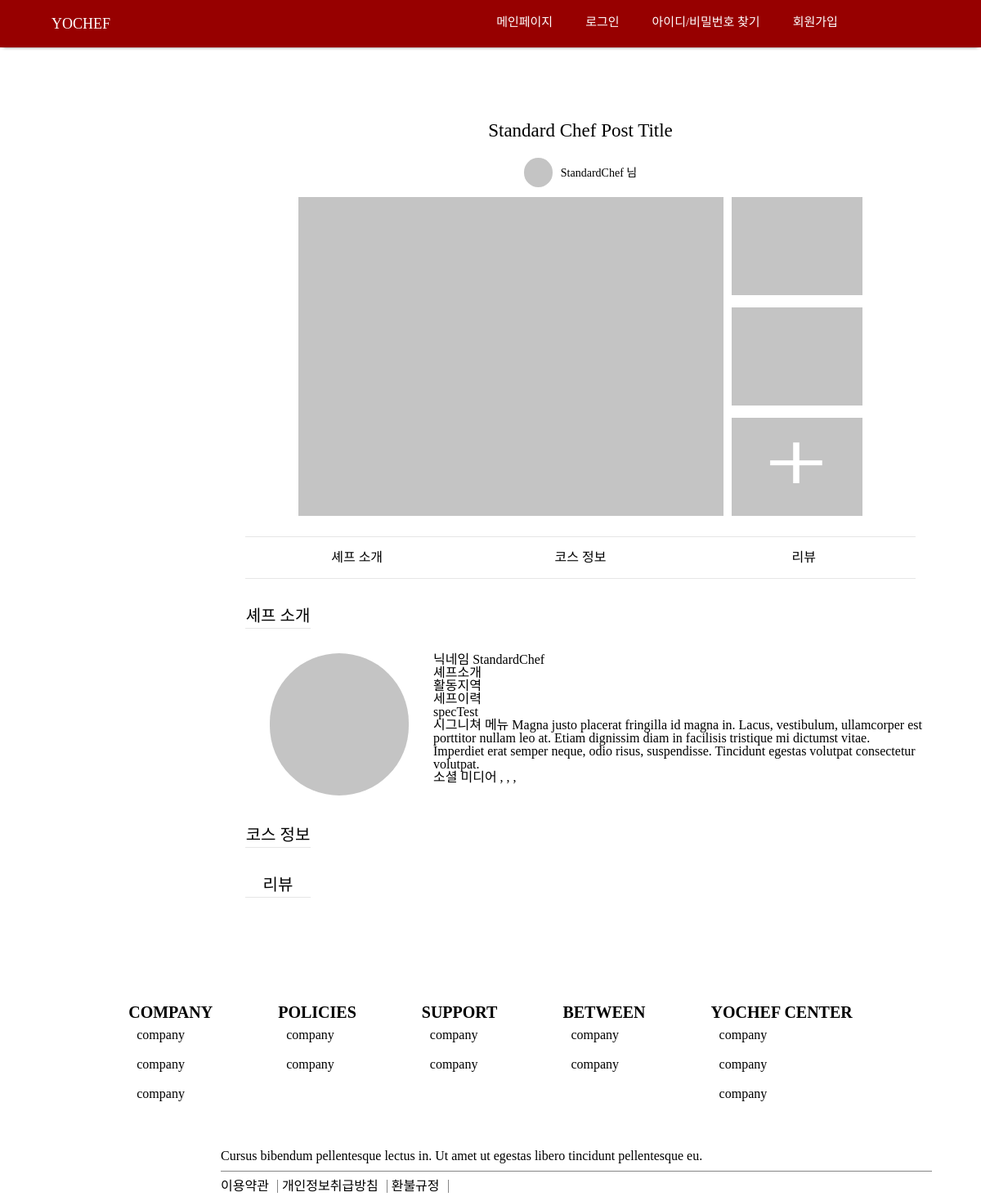
Before: /detail/1 with the older database file.
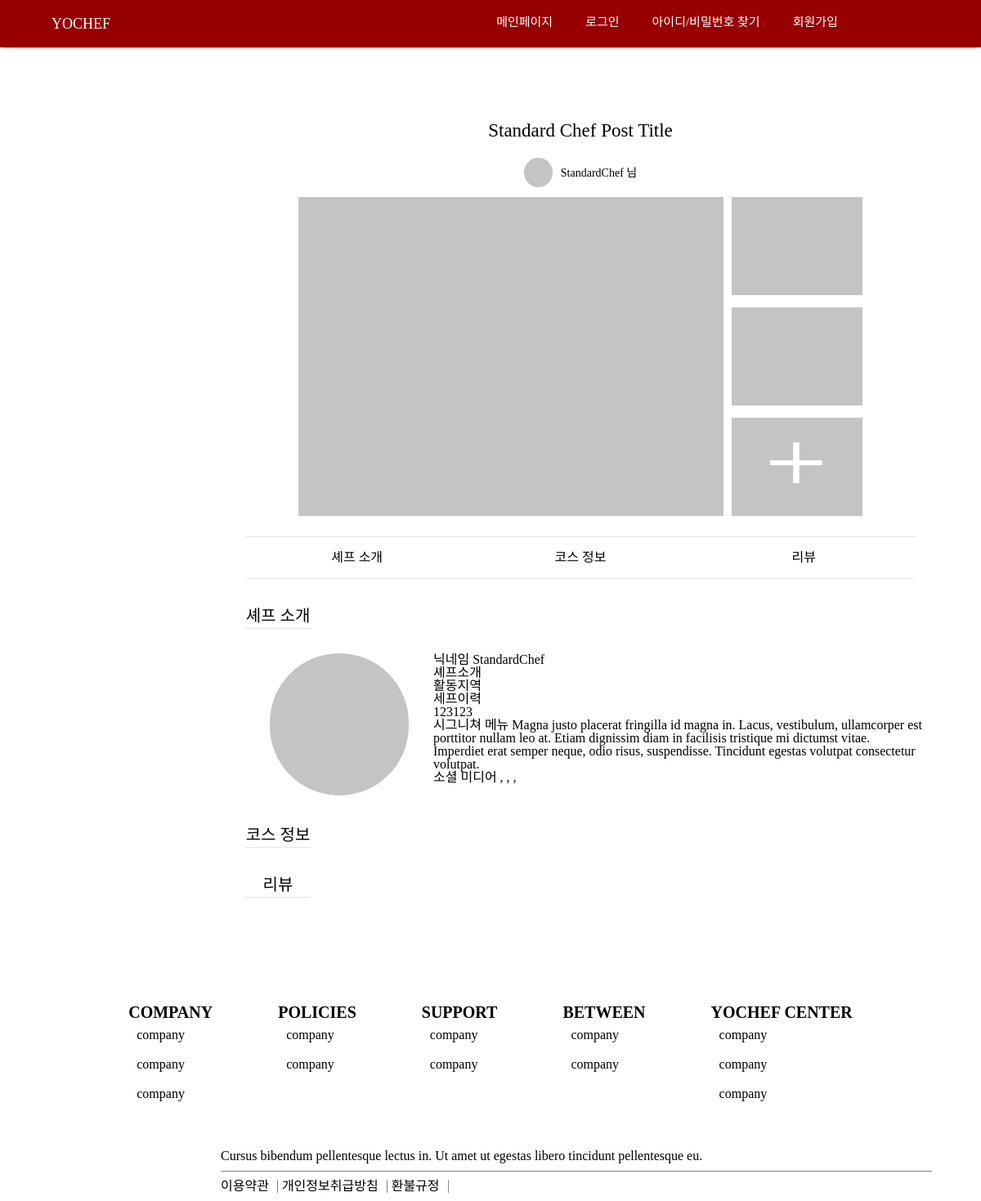
After: the same page with the newer database file.
### chef/models.py (models this page shows, shortened)
class Post(models.Model):
	chef = models.OneToOneField(Chef, on_delete=models.CASCADE)
	region = models.IntegerField(null=True)
	regionDetail = models.ForeignKey(RegionDetail, null=True, on_delete=models.SET_NULL)
	title = models.TextField(max_length=255, null=True)
	introduce = models.TextField(max_length=5000, null=True)
	category = models.IntegerField(null=True)		# 한식, 일식, 중식, 아시안, 양식, 채식
	notice = models.TextField(max_length=5000, null=True)
	movingPrice = models.IntegerField(default=0)
	isOpen = models.BooleanField(default=True)
	registerDate = models.DateTimeField(auto_now=True)

class Chef(models.Model):
	customer = models.OneToOneField('customer.Customer', on_delete=models.CASCADE)
	nickname = models.CharField(max_length=20, null=True)
	spec = models.TextField(max_length=5000, null=True)
	snsLink = models.TextField(max_length = 500, null=True)
	blogLink = models.TextField(max_length = 500, null=True)
	youtubeLink = models.TextField(max_length = 500, null=True)
	registerDate = models.DateTimeField(auto_now_add=True)
	region = models.IntegerField(null=True)
	regionDetail = models.ForeignKey(RegionDetail, null=True, on_delete=models.SET_NULL)
	isLicensed = models.BooleanField(default=False)
	isSubmitted = models.BooleanField(default=False)

### public/views.py (the view)
# urls.py: path('detail/<int:post_id>', detail, name="detail"),
def detail(request, post_id):
    post = Post.objects.get(id = post_id)
    return render(request, 'detail.html', {'post': post})

### public/templates/detail.html (shortened to what this page needs)
{% extends 'base.html' %}
{% load static %}
{% block style %}
<link rel="stylesheet" href="{% static 'css/detail.css' %}">
{% endblock %}
{% block content %}
    <main>
        <div class="mainContainer">
            <div class="mainContainer__profile">
                <div class="mainContainer__profile__title">
                    <span>{{post.title}}</span>
                </div>
                <div class="mainContainer__profile__chef">
                    <img src="{{profile_imgUrl}}" onerror="this.src=`{% static 'img/default.png' %}`">
                    <span>{{post.chef.nickname}} 님</span>
                </div>
                <div class="mainContainer__profile__dishImages">
                    <img src="{{post_coverImg}}" onerror="this.src=`{% static 'img/default.png' %}`">
                    <div class="ectImg">
                        <img src="{{img}}" onerror="this.src=`{% static 'img/default.png' %}`">
                        <img src="{{img}}" onerror="this.src=`{% static 'img/default.png' %}`">
                        <img src="{% static 'img/more.png' %}">
                    </div>
                </div>
            </div>
            <div class="tabs">
                <a href="#chefInfo">셰프 소개</a>
                <a href="#courseInfo">코스 정보</a>
                <a href="#review">리뷰</a>
            </div>
            <div class="mainContainer__chefInfo" id="chefInfo">
                <span>셰프 소개</span>
                <div class="mainBox__chefInfo">
                    <div class="mainBox__chefInfo__chefImage">
                        <img src="{{profile_imgUrl}}" onerror="this.src=`{% static 'img/default.png' %}`">
                    </div>
                    <div class="mainBox__chefInfo__chefDetail">
                        <ul>
                            <li>
                                <span>닉네임</span>
                                <span>{{post.chef.nickname}}</span>
                            </li>
                            <li>
                                <span>셰프소개</span>
                            </li>
                            <li>
                                <span>활동지역</span>
                            </li>
                            <li>
                                <span>세프이력</span>
                                <p>{{post.chef.spec}}</p>
                            </li>
                            <li>
                                <span>시그니쳐 메뉴</span>
                                <span>Magna justo placerat fringilla id magna in. Lacus, vestibulum, ullamcorper est porttitor nullam leo at. Etiam dignissim diam in facilisis tristique mi dictumst vitae. Imperdiet erat semper neque, odio risus, suspendisse.
                                    Tincidunt egestas volutpat consectetur volutpat.</span>
                            </li>
                            <li>
                                <span>소셜 미디어</span>
                                <span>{{post.chef.snsLink}}</span>
                                <span>{{post.chef.blogLink}}</span>
                                <span>{{post.chef.youtubeLink}}</span>
                            </li>
                        </ul>
                    </div>
                </div>
            </div>
            <div class="mainContainer__courseInfo" id="courseInfo">
                <span>코스 정보</span>
            </div>
            <div class="mainContainer__review" id="review">
                <span>리뷰</span>
            </div>
        </div>
    </main>
{% endblock %}

### yochef/templates/base.html (shortened to what this page needs)
<!DOCTYPE html>
<html lang="en">
{% load static %}
<head>
    {% load static %}
    <link rel="stylesheet" href="{% static 'css/base.css' %}" type="text/css">
    {% block style %}
    {% endblock %}
</head>
<body>
  <nav class="nav-container">
    <div class="nav__item nav--left"><a href="{% url 'main' %}">YOCHEF</a></div>
    {% if user.is_authenticated %}
      {% if user.customer.isChef %}
        {% if user.customer.currentVer == 1 %}
        <ul class="nav__item-container nav--middle">
          <li class="nav__item"><a href="{% url 'main' %}">메인페이지</a></li>
          <li class="nav__item"><a href="{% url 'editChefProfile' %}">셰프 정보 관리</a></li>
          <li class="nav__item"><a href="{% url 'logout' %}">로그아웃</a></li>
        </ul>
        {% else %}
        <ul class="nav__item-container nav--middle">
          <li class="nav__item"><a href="{% url 'main' %}">메인페이지</a></li>
          <li class="nav__item"><a href="">마이메뉴</a></li>
          <li class="nav__item"><a href="">쿠폰함</a></li>
          <li class="nav__item"><a href="{% url 'logout' %}">로그아웃</a></li>
        </ul>
        {% endif %}
        <li class="nav__item nav--right"><a href="{% url 'mypage' %}">{{user.customer.name}} 셰프님</a></li>
        <a class="nav__item nav--right" id="currentVer" href="{% url 'changePageVer' %}">버전</a>
      {% else %}
      <ul class="nav__item-container nav--middle">
        <li class="nav__item"><a href="{% url 'main' %}">메인페이지</a></li>
        <li class="nav__item"><a href="">마이메뉴</a></li>
        <li class="nav__item"><a href="">쿠폰함</a></li>
        <li class="nav__item"><a href="{% url 'registerChef' '1'%}">셰프등록</a></li>
        <li class="nav__item"><a href="{% url 'logout' %}">로그아웃</a></li>
      </ul>
      <a class="nav__item nav--right" href="{% url 'mypage' %}">{{user.customer.name}}님</a>
      {% endif %}
    {% else %}
    <ul class="nav__item-container nav--middle">
      <li class="nav__item"><a href="{% url 'main' %}">메인페이지</a></li>
      <li class="nav__item"><a href="{% url 'login' %}">로그인</a></li>
      <li class="nav__item"><a href="">아이디/비밀번호 찾기</a></li>
      <li class="nav__item"><a  href="{% url 'signup' %}">회원가입</a></li>
    </ul>
    {% endif %}
  </nav>
  <div class="contents">
    {% block content %}
    {% endblock %}
  </div>
  <footer id="footer">
    <div class="footer-link-container">
      <ul class="footer-container">
        <li><span class="footer-top">COMPANY</span></li>
        <li class="footer-item">company</li>
        <li class="footer-item">company</li>
        <li class="footer-item">company</li>
      </ul>
      <ul class="footer-container">
        <li><span class="footer-top">POLICIES</span></li>
        <li class="footer-item">company</li>
        <li class="footer-item">company</li>
      </ul>
      <ul class="footer-container">
        <li><span class="footer-top">SUPPORT</span></li>
        <li class="footer-item">company</li>
        <li class="footer-item">company</li>
      </ul>
      <ul class="footer-container">
        <li><span class="footer-top">BETWEEN</span></li>
        <li class="footer-item">company</li>
        <li class="footer-item">company</li>
      </ul>
      <ul class="footer-container">
        <li><span class="footer-top">YOCHEF CENTER</span></li>
        <li class="footer-item">company</li>
        <li class="footer-item">company</li>
        <li class="footer-item">company</li>
      </ul>
    </div>
    <div id="footer-bottom">
      <div class="footer-copyright-part">
        Cursus bibendum pellentesque lectus in. Ut amet ut egestas libero tincidunt pellentesque eu.
      </div>
      <div class="footer-bottom-container">
        <ul class="footer-bottom-link-item-container">
          <li class="footer-bottom-link-item"><a href="">이용약관</a></li>
          <li class="footer-bottom-link-item"><a href="">개인정보취급방침</a></li>
          <li class="footer-bottom-link-item"><a href="">환불규정</a></li>
        </ul>
      </div>
    </div>
  </footer>
</body>
</html>

### yochef/static/css/base.css (style rules this page uses)
html, body, div, span, applet, object, iframe, h1, h2, h3, h4, h5, h6, p, blockquote, pre, a, abbr, acronym, address, big, cite, code, del, dfn, em, img, ins, kbd, q, s, samp, small, strike, strong, sub, sup, tt, var, b, u, i, center, dl, dt, dd, ol, ul, li, fieldset, form, label, legend, table, caption, tbody, tfoot, thead, tr, th, td, article, aside, canvas, details, embed, figure, figcaption, footer, header, hgroup, menu, nav, output, ruby, section, summary, time, mark, audio, video { margin: 0; padding: 0; border: 0; font-size: 100%; font: inherit; vertical-align: baseline; }
article, aside, details, figcaption, figure, footer, header, hgroup, menu, nav, section { display: block; }
body { line-height: 1; }
ol, ul { list-style: none; }
main { margin: 90px 300px; }
img { border: 0; }
:root { --main-color: #BD0000; }
* { font-family: 'Arita-dotum-Medium'; }
html { height: 100%; }
body { margin: 0; padding: 0; height: 100%; display: flex; flex-direction: column; }
ul { list-style: none; }
a { text-decoration-line: none; color: black; }
.nav-container { width: 100%; background-color: #970000; box-shadow: 0 4px 4px -4px gray; display: flex; flex-direction: row; justify-content: space-between; }
.nav__item-container { width: 64%; display: flex; flex-direction: row; justify-content: center; }
.nav__item { display: inline-block; font-size: 15px; font: white; padding: 20px 20px; font-family: 'Arita-dotum-Medium'; }
.nav__item a { display: inline; color: white; text-decoration-line: none; position: inherit; }
.nav--left { float: left; margin-left: 43px; font-family: 'Arita-dotum-SemiBold'; font-size: 18px; }
#footer { flex-shrink: 0; margin-top: auto; }
.footer-link-container { display: flex; flex-direction: row; justify-content: center; align-items: flex-start; }
.footer-container { display: flex; flex-direction: column; justify-content: space-around; padding: 40px; }
.footer-top { font-size: 20px; font-weight: 700; }
.footer-item { padding: 10px; display: inline; }
#footer-bottom { display: inline; float: left; margin-left: 270px; }
.footer-copyright-part { display: inline-box; width: 860px; margin-top: 20; font-weight: 200; padding: 10px 10px 10px 0px; border-bottom: #868686 solid 0.5px; }
.footer-bottom-container { display: flex; flex-direction: row; }
.footer-bottom-link-item-container { display: flex; flex-direction: row; justify-content: flex-start; margin: 0px; padding: 0px; }
.footer-bottom-link-item { display: inline; padding: 0px 10px 0px 0px; margin: 10px 5px 10px 0px; border-right: #868686 solid 0.5px; }
.footer-bottom-link-item a { text-decoration: none; color: black; font-size: 16px; }
.contents { flex: 1; }

### public/static/css/detail.css (style rules this page uses)
.mainContainer__profile { min-width: 820px; }
.mainContainer__profile__title { font-size: 23px; display: flex; }
.mainContainer__profile__title > span { margin: 0 auto; }
.mainContainer__profile__chef { height: 40px; display: flex; margin: 20px 0 5px 0; }
.mainContainer__profile__chef > img { width: 35px; margin: auto 10px auto auto; border-radius: 35px; }
.mainContainer__profile__dishImages { display: flex; margin: 10px 0; }
.mainContainer__profile__dishImages > img { margin-left: auto; width: 520px; height: 390px; }
.mainContainer__profile__chef > span { line-height: 35px; font-size: 14px; margin: auto auto auto 0; }
.ectImg { margin-right: auto; }
.ectImg > img { width:160px; height: 120px; margin: 0 0 15px 10px; display: block; }
.tabs { display: flex; height: 50px; line-height: 50px; border-top: 1px solid #e6e6e6; border-bottom: 1px solid #e6e6e6; min-width: 820px; }
.tabs > a { display: inline-block; width: 100px; text-align: center; margin: 0 auto; }
#chefInfo, #courseInfo, #review { margin: 30px 0; }
.mainContainer__chefInfo > span, .mainContainer__courseInfo > span, .mainContainer__review > span { font-size: 20px; display: inline-block; width: 80px; line-height: 30px; border-bottom: 1px solid #e6e6e6; text-align: center; }
.mainBox__chefInfo { display: flex; margin: 30px; }
.mainBox__chefInfo__chefImage { width: 500px; min-width: 200px; margin-right: auto; }
.mainBox__chefInfo__chefImage > img { width: 170px; border-radius: 170px; }
.mainBox__chefInfo__chefDetail { min-width: 600px; margin-left: auto; }

Changed rows visible on the page:
changed through a linked row, Post "Standard Chef Post Title": chef.spec "specTest" → "123123"
